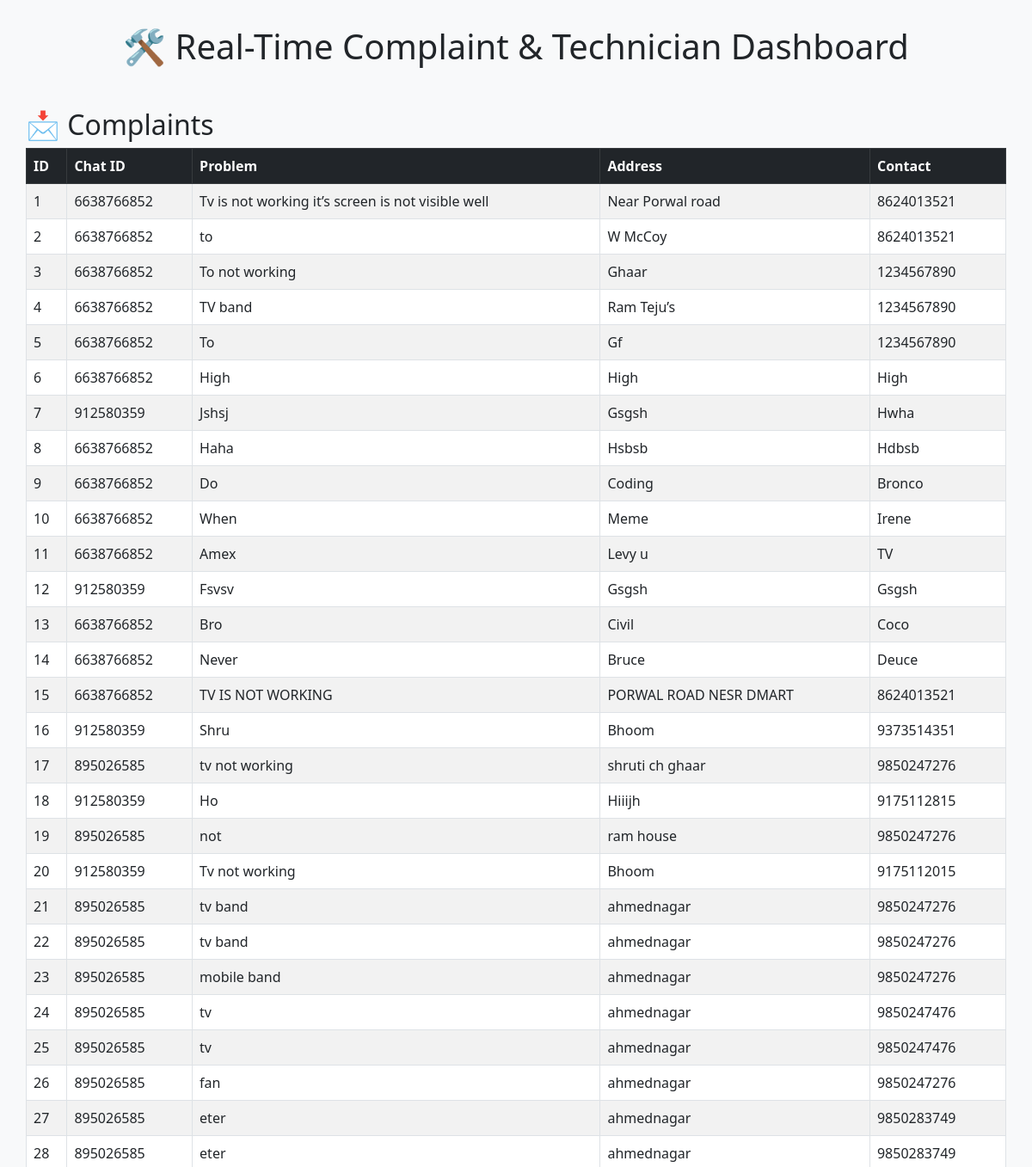
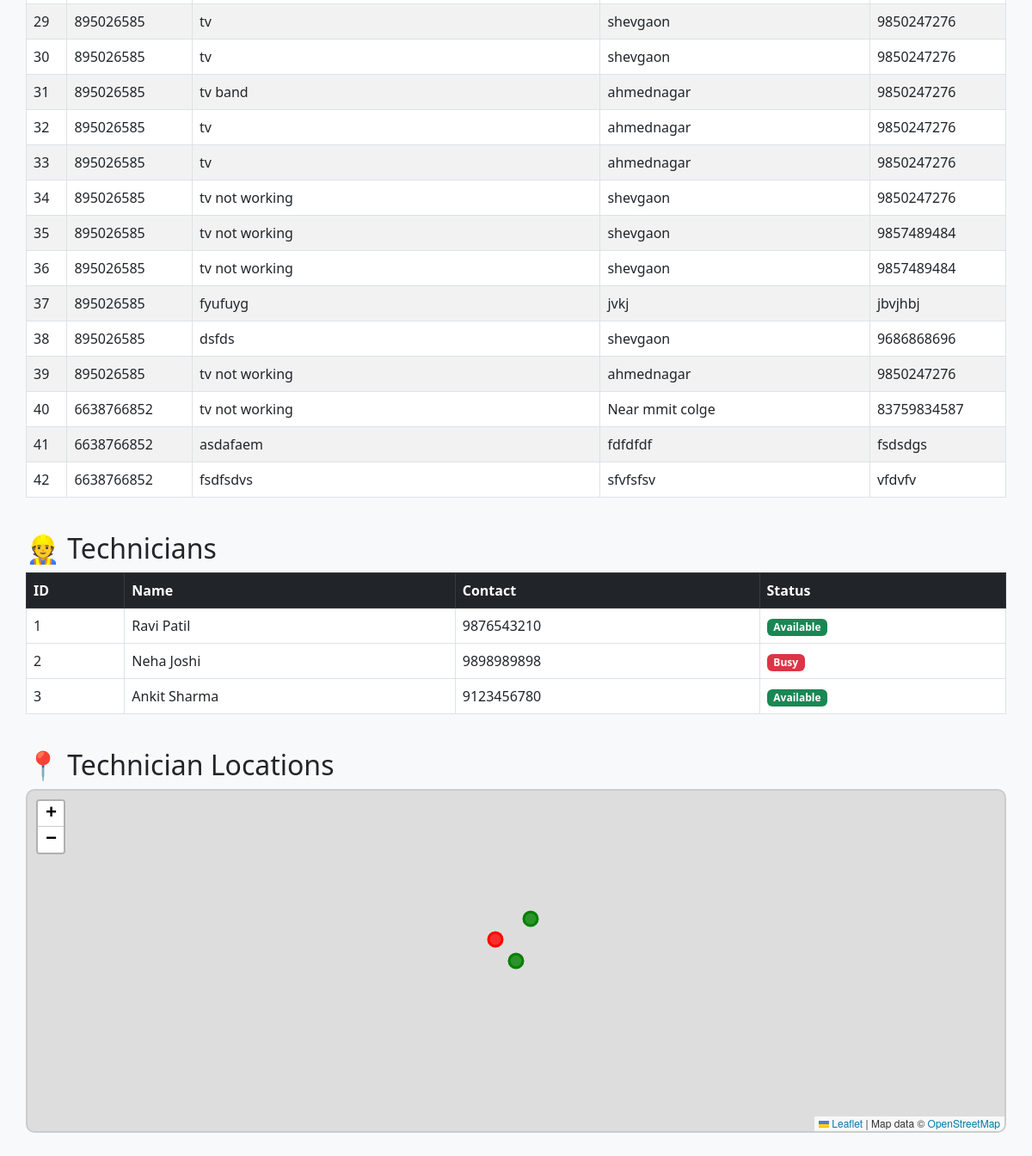
The page / on the database its author committed (2 pictures, top to bottom).
### tables this page shows
CREATE TABLE complaints (
            id INTEGER PRIMARY KEY AUTOINCREMENT,
            chat_id INTEGER,
            problem TEXT,
            address TEXT,
            contact_no TEXT
        , timestamp DATETIME, technician_id INTEGER);

CREATE TABLE technicians (
            id INTEGER PRIMARY KEY AUTOINCREMENT,
            name TEXT,
            contact_no TEXT,
            latitude REAL,
            longitude REAL,
            status TEXT
        );

### app.py (the view)
@app.route('/')
def dashboard():
    conn = get_db_connection()
    complaints = conn.execute('SELECT * FROM complaints ORDER BY timestamp DESC').fetchall()
    technicians = conn.execute('SELECT * FROM technicians').fetchall()
    conn.close()
    complaints_list = [list(row) for row in complaints]
    technicians_list = [list(row) for row in technicians]
    return render_template('dashboard.html',
                           complaints=complaints_list,
                           technicians=technicians_list)

### app.py (called while the page is built)
def get_db_connection():
    conn = sqlite3.connect('complaints.db')
    conn.row_factory = sqlite3.Row
    return conn

### templates/dashboard.html (shortened to what this page needs)
<!DOCTYPE html>
<html lang="en">
<head>
    <link href="https://cdn.jsdelivr.net/npm/bootstrap@5.3.0/dist/css/bootstrap.min.css" rel="stylesheet">
    <link rel="stylesheet" href="https://unpkg.com/leaflet/dist/leaflet.css" />
</head>
<body>
    <h1 class="mb-5 text-center">🛠 Real-Time Complaint & Technician Dashboard</h1>
    <h2>📩 Complaints</h2>
    <table class="table table-bordered table-striped table-hover">
        <thead class="table-dark">
            <tr><th>ID</th><th>Chat ID</th><th>Problem</th><th>Address</th><th>Contact</th></tr>
        </thead>
        <tbody>
            {% for c in complaints %}
            <tr>
                <td>{{ c[0] }}</td>
                <td>{{ c[1] }}</td>
                <td>{{ c[2] }}</td>
                <td>{{ c[3] }}</td>
                <td>{{ c[4] }}</td>
            </tr>
            {% endfor %}
        </tbody>
    </table>
    <h2>👷 Technicians</h2>
    <table class="table table-bordered table-hover">
        <thead class="table-dark">
            <tr><th>ID</th><th>Name</th><th>Contact</th><th>Status</th></tr>
        </thead>
        <tbody>
            {% for t in technicians %}
            <tr>
                <td>{{ t[0] }}</td>
                <td>{{ t[1] }}</td>
                <td>{{ t[2] }}</td>
                <td>
                    {% if t[5] == 'available' %}
                        <span class="badge bg-success">Available</span>
                    {% else %}
                        <span class="badge bg-danger">Busy</span>
                    {% endif %}
                </td>
            </tr>
            {% endfor %}
        </tbody>
    </table>
    <h2>📍 Technician Locations</h2>
    <div id="map"></div>
</body>
</html>

### templates/dashboard.html (style rules this page uses)
body { padding: 30px; background-color: #f8f9fa; }
h2 { margin-top: 40px; }
#map { height: 400px; border: 2px solid #ccc; border-radius: 10px; margin-bottom: 40px; }
.table th, .table td { vertical-align: middle; }

### rows shown on the page
complaints: id "1", chat "6638766852", problem "Tv is not working it’s screen is not visible well", address "Near Porwal road", contact_no "8624013521"
complaints: id "2", chat "6638766852", problem "to", address "W McCoy", contact_no "8624013521"
complaints: id "3", chat "6638766852", problem "To not working", address "Ghaar", contact_no "1234567890"
complaints: id "4", chat "6638766852", problem "TV band", address "Ram Teju’s", contact_no "1234567890"
complaints: id "5", chat "6638766852", problem "To", address "Gf", contact_no "1234567890"
complaints: id "6", chat "6638766852", problem "High", address "High", contact_no "High"
complaints: id "7", chat "912580359", problem "Jshsj", address "Gsgsh", contact_no "Hwha"
complaints: id "8", chat "6638766852", problem "Haha", address "Hsbsb", contact_no "Hdbsb"
complaints: id "9", chat "6638766852", problem "Do", address "Coding", contact_no "Bronco"
complaints: id "10", chat "6638766852", problem "When", address "Meme", contact_no "Irene"
complaints: id "11", chat "6638766852", problem "Amex", address "Levy u", contact_no "TV"
complaints: id "12", chat "912580359", problem "Fsvsv", address "Gsgsh", contact_no "Gsgsh"
complaints: id "13", chat "6638766852", problem "Bro", address "Civil", contact_no "Coco"
complaints: id "14", chat "6638766852", problem "Never", address "Bruce", contact_no "Deuce"
complaints: id "15", chat "6638766852", problem "TV IS NOT WORKING", address "PORWAL ROAD NESR DMART", contact_no "8624013521"
complaints: id "16", chat "912580359", problem "Shru", address "Bhoom", contact_no "9373514351"
complaints: id "17", chat "895026585", problem "tv not working", address "shruti ch ghaar", contact_no "9850247276"
complaints: id "18", chat "912580359", problem "Ho", address "Hiiijh", contact_no "9175112815"
complaints: id "19", chat "895026585", problem "not", address "ram house", contact_no "9850247276"
complaints: id "20", chat "912580359", problem "Tv not working", address "Bhoom", contact_no "9175112015"
complaints: id "21", chat "895026585", problem "tv band", address "ahmednagar", contact_no "9850247276"
complaints: id "22", chat "895026585", problem "tv band", address "ahmednagar", contact_no "9850247276"
complaints: id "23", chat "895026585", problem "mobile band", address "ahmednagar", contact_no "9850247276"
complaints: id "24", chat "895026585", problem "tv", address "ahmednagar", contact_no "9850247476"
complaints: id "25", chat "895026585", problem "tv", address "ahmednagar", contact_no "9850247476"
complaints: id "26", chat "895026585", problem "fan", address "ahmednagar", contact_no "9850247276"
complaints: id "27", chat "895026585", problem "eter", address "ahmednagar", contact_no "9850283749"
complaints: id "28", chat "895026585", problem "eter", address "ahmednagar", contact_no "9850283749"
complaints: id "29", chat "895026585", problem "tv", address "shevgaon", contact_no "9850247276"
complaints: id "30", chat "895026585", problem "tv", address "shevgaon", contact_no "9850247276"
complaints: id "31", chat "895026585", problem "tv band", address "ahmednagar", contact_no "9850247276"
complaints: id "32", chat "895026585", problem "tv", address "ahmednagar", contact_no "9850247276"
complaints: id "33", chat "895026585", problem "tv", address "ahmednagar", contact_no "9850247276"
complaints: id "34", chat "895026585", problem "tv not working", address "shevgaon", contact_no "9850247276"
complaints: id "35", chat "895026585", problem "tv not working", address "shevgaon", contact_no "9857489484"
complaints: id "36", chat "895026585", problem "tv not working", address "shevgaon", contact_no "9857489484"
complaints: id "37", chat "895026585", problem "fyufuyg", address "jvkj", contact_no "jbvjhbj"
complaints: id "38", chat "895026585", problem "dsfds", address "shevgaon", contact_no "9686868696"
complaints: id "39", chat "895026585", problem "tv not working", address "ahmednagar", contact_no "9850247276"
complaints: id "40", chat "6638766852", problem "tv not working", address "Near mmit colge", contact_no "83759834587"
complaints: id "41", chat "6638766852", problem "asdafaem", address "fdfdfdf", contact_no "fsdsdgs"
complaints: id "42", chat "6638766852", problem "fsdfsdvs", address "sfvfsfsv", contact_no "vfdvfv"
technicians: id "1", name "Ravi Patil", contact_no "9876543210", status "Available"
technicians: id "2", name "Neha Joshi", contact_no "9898989898", status "Busy"
technicians: id "3", name "Ankit Sharma", contact_no "9123456780", status "Available"
